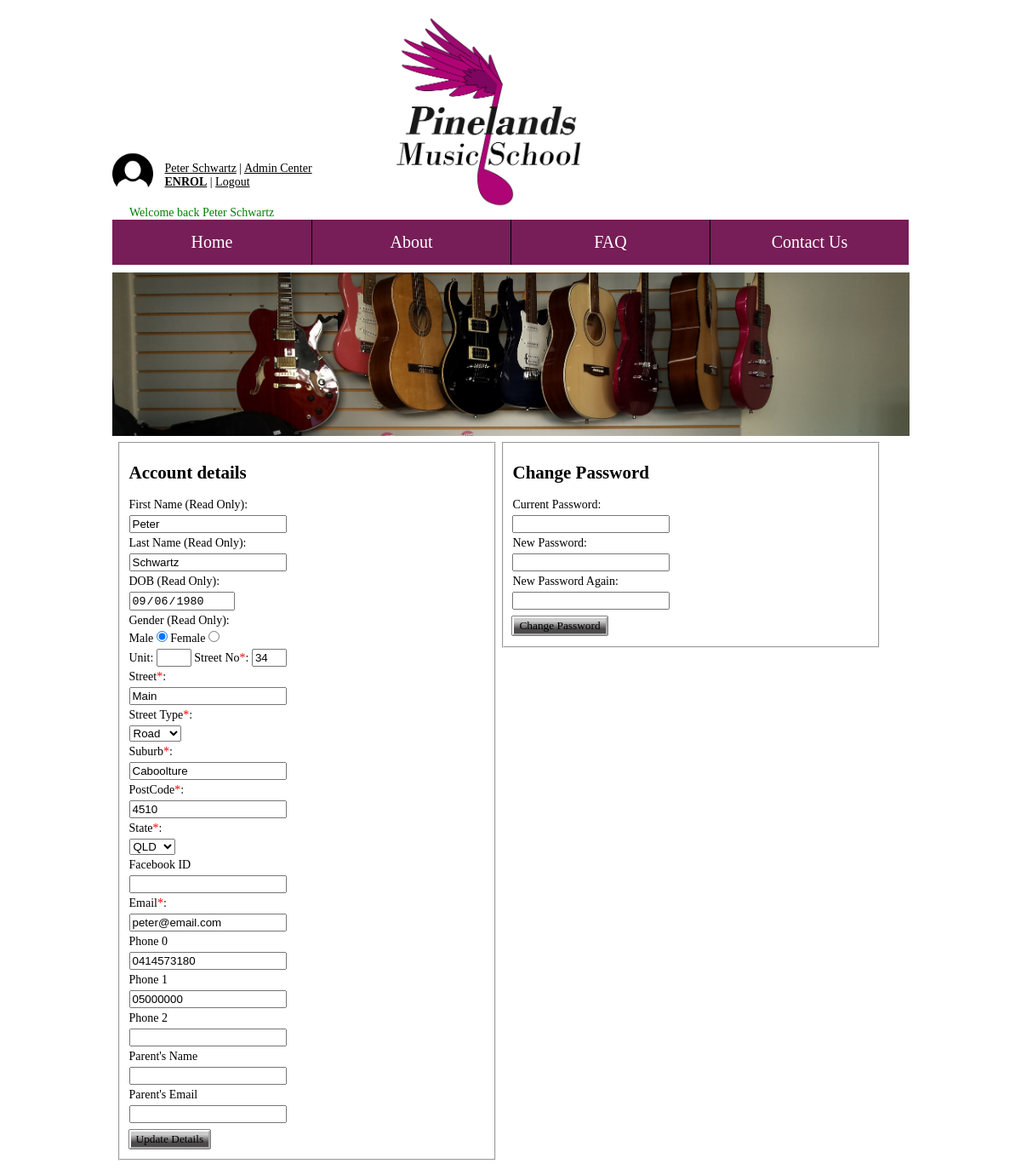
Before: /pages/myaccount.php (signed in) with the older database file.
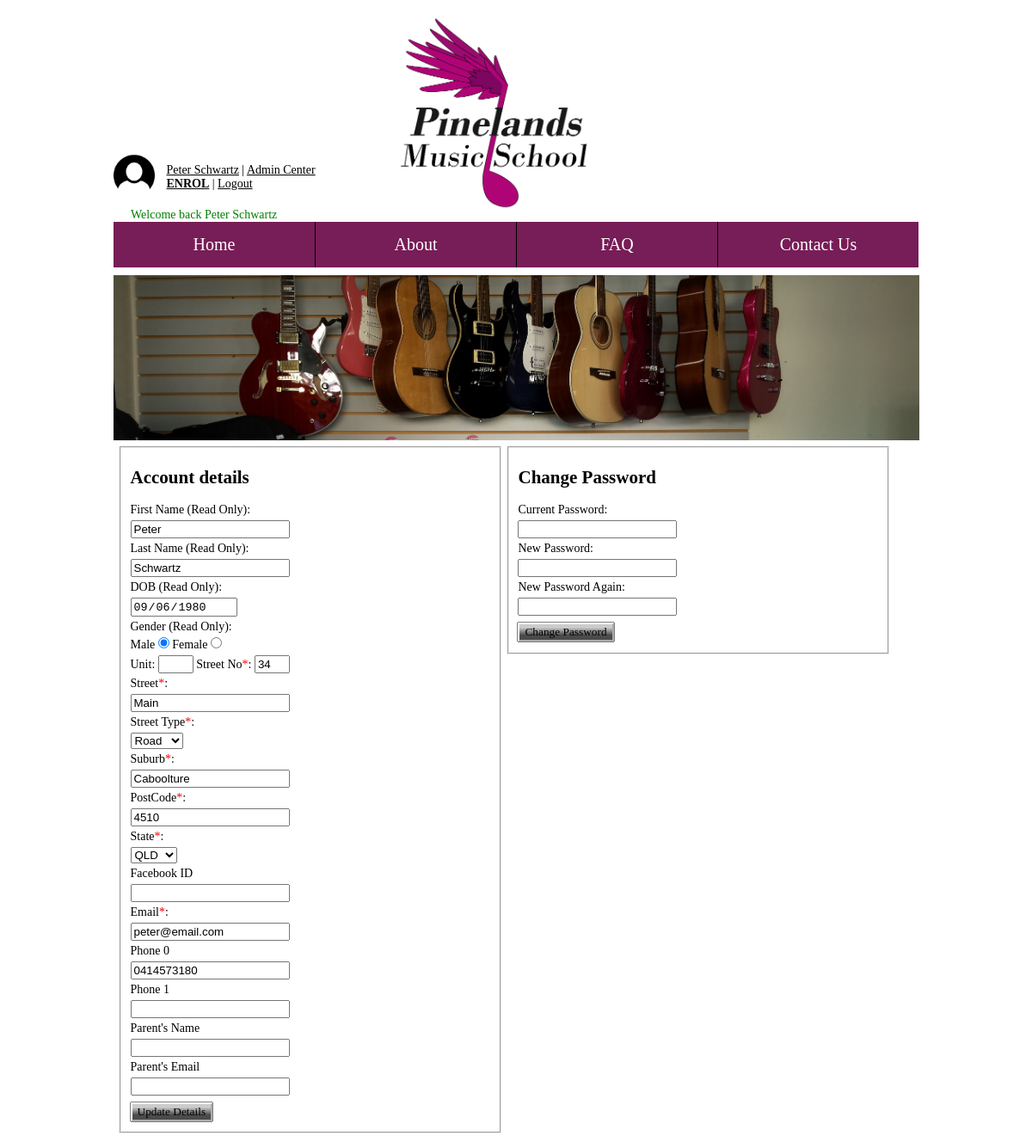
After: the same page with the newer database file.
### tables this page shows
CREATE TABLE `users` (
  `UserID` int(11) NOT NULL,
  `firstName` varchar(40) NOT NULL,
  `lastName` varchar(40) NOT NULL,
  `DOB` date NOT NULL,
  `gender` enum('Male','Female') NOT NULL,
  `facebookId` varchar(80) DEFAULT NULL,
  `email` varchar(80) NOT NULL,
  `password` varchar(64) NOT NULL,
  `salt` varchar(32) NOT NULL,
  `accountType` enum('Guest','Student','Teacher','StudentAndTeacher','Admin','Owner') NOT NULL DEFAULT 'Guest',
  `comCode` varchar(64) DEFAULT NULL,
  `parentName` varchar(100) DEFAULT NULL,
  `parentEmail` varchar(100) DEFAULT NULL
);

CREATE TABLE `useraddress` (
  `userID` int(11) NOT NULL,
  `addressID` int(11) NOT NULL
);

CREATE TABLE `address` (
  `addressId` int(11) NOT NULL,
  `unitNumber` varchar(11) DEFAULT NULL,
  `streetNumber` varchar(10) NOT NULL,
  `streetName` varchar(40) NOT NULL,
  `streetType` enum('street','close','road','chase') NOT NULL,
  `suburb` varchar(40) NOT NULL,
  `postCode` varchar(10) NOT NULL,
  `state` enum('QLD','NSW','VIC','TAS','WA','SA','NT') NOT NULL
);

CREATE TABLE `phonenumbers` (
  `userID` int(11) NOT NULL,
  `phoneNumber` varchar(12) NOT NULL
);

### pages/myaccount.php (the view, shortened to what this page needs)
<?php
$pagetitle = "My Account";
include "../inc/connect.php";
include "../inc/header.php";
include "../inc/nav.php";
$userID = $_SESSION['userID'];
$sql = "SELECT * FROM `users` INNER JOIN useraddress ON users.UserID=useraddress.userID Inner JOIN address ON useraddress.addressID=address.addressId WHERE users.userid='$userID' ";
$result = mysqli_query($con, $sql) or die(mysqli_error($con));
$row = mysqli_fetch_array($result);
?>
    <div class="content">
        <fieldset class="accountDetails">
            <form method="post" action="../inc/updateaccount.php">
                <h2>Account details</h2>
                <label>First Name (Read Only):</label>
                <br />
                <input type="text" name="firstName" value="<?php echo $row['firstName']?>" readonly />
                <br />
                <label>Last Name (Read Only):</label>
                <br />
                <input type="text" name="lastName" value="<?php echo $row['lastName']?>" readonly />
                <br />
                <label>DOB (Read Only):</label>
                <br />
                <input type="date" value="<?php echo $row['DOB']?>" readonly />
                <br />
                <label>Gender (Read Only):</label>
                <br />
                <label>Male</label>
                <input type="radio" name="gender" <?php if($row['gender']=='Male' ) {echo "checked";}?> readonly/>
                <label>Female</label>
                <input type="radio" name="gender" <?php if($row['gender']=='Female' ){ echo "checked";}?> readonly />
                <br />
                <label>Unit:</label>
                <input type="text" name="unitNumber" size="2" value="<?php echo $row['unitNumber']?>" />
                <label>Street No<span class="required">*</span>:</label>
                <input type="text" name="streetNumber" value="<?php echo $row['streetNumber']?>" size="2" required />
                <br />
                <label>Street<span class="required">*</span>:</label>
                <br />
                <input type="text" name="streetName" value="<?php echo $row['streetName']?>" required />
                <br />
                <label>Street Type<span class="required">*</span>:</label>
                <br />
                <select name="streetType" required>
                    <option value="Road" <?php if($row['streetType']== 'road'){ echo 'selected';} ?>>Road</option>
                </select>
                <br />
                <label>Suburb<span class="required">*</span>:</label>
                <br />
                <input type="text" name="suburb" value="<?php echo $row['suburb']?>" required />
                <br />
                <label>PostCode<span class="required">*</span>:</label>
                <br />
                <input type="text" name="postcode" value="<?php echo $row['postCode']?>" required />
                <br />
                <label>State<span class="required">*</span>:</label>
                <br />
                <select name="state" >
                    <option value="QLD" <?php if($row['state'] == 'QLD'){echo "selected"; } ?>>QLD</option>
                </select>
                <br />
                <label>Facebook ID</label>
                <br />
                <input type="text" name="facebookID" value="<?php echo $row['facebookId']?>" />
                <br />
                <label>Email<span class="required">*</span>:</label>
                <br />
                <input class="emailInput" type="email" name="email" value="<?php echo $row['email']?>" />
                <br />
                <?php
                    $sql = "SELECT * FROM phonenumbers WHERE userID='$userID'";
                    $result = mysqli_query($con, $sql);
                       $n = 0;
                    while ($row = mysqli_fetch_array($result)) {
                        echo "<label>Phone " . $n . "</label><br />";
                        echo "<input type='text' name='phone" . $n . "' value='" . $row['phoneNumber'] . "' /><br />";
                        $n++;
                    }
                    ?>
                <label>Phone <?php echo $n ?></label>
                <br />
                <input type="text" value="" name="phone<?php echo $n?>" />
                <br />
                <label>Parent's Name</label>
                <br />
                <input type="text" name="parentName" value="<?php echo $row['parentName']?>" />
                <br />
                <label>Parent's Email</label>
                <br />
                <input type="text" name="parentEmail" value="<?php echo $row['parentEmail']?>" />
                <br />
                <input type="submit" name="accountupdate" value="Update Details" />
            </form>
        </fieldset>
        <fieldset class="changePassword">
            <form method="post" action="../inc/changepassword.php">
                <h2>Change Password</h2>
                <label>Current Password:</label>
                <br />
                <input type="password" name="oldPassword" required />
                <br />
                <label>New Password:</label>
                <br />
                <input type="password" name="newPassword" required />
                <br />
                <label>New Password Again:</label>
                <br />
                <input type="password" name="newPassword2" required  />
                <br />
                <input type="submit" name="changepassword" value="Change Password" />
            </form>
        </fieldset>
    </div>

### inc/header.php (shortened to what this page needs)
<!DOCTYPE html>
<html>
<head>
    <link href="../css/main.css" rel="stylesheet" />
    <link href="../css/faq.css" rel="stylesheet" />
</head>

### inc/nav.php (shortened to what this page needs)
<body>
        <div class="container">
          <span>
            <div class="headerContainer">
            <div class="userPanel">
                <div class="userPanelImage">
                <img src="../images/userImage/default-user-icon.png" />
                </div>
                <div class="userInfo">
                    <?php
                        if(isset($_SESSION['userID'])) {
                            ?>
                        <?php
                            $userID = $_SESSION['userID'];
                        $sql = "SELECT firstName, lastName FROM users WHERE userID='$userID'";
                        $result = mysqli_query($con, $sql);
                        $row = mysqli_fetch_array($result);
                        $userName = $row['firstName'] . " " . $row['lastName'];
                            ?>
                            <span><a href="../pages/myaccount.php"><?php echo $userName?></a> |
        <?php
        if((($_SESSION['accountType']) == 'Admin') || (($_SESSION['accountType']) == 'Owner')){
          echo '<a href="../pages/admincenter.php">Admin Center</a>';
        } else {
          echo '<a href="../pages/usercenter.php">User Center</a>';
        }
        ?>
        <br><a href="../pages/enrolPage.php"><b>ENROL</b></a> | <a href="../pages/logout.php">Logout</a></span>
                    <?php
                        } else {
                    ?>
                <span><a href="../pages/login.php">Login</a> | <a href="../pages/createAccount.php">Register Account</a><br /> | <a href="../pages/resetpassword.php">Reset Password</a></span>
                    <?php
                        }
                    ?>
                    </div>
                    <div class="userMessage">
                <?php
                  if(isset($_SESSION['success'])) {
                        echo "<span class='success'>" . $_SESSION['success'] .  "</span>";
                    } elseif(isset($_SESSION["error"])) {
                        echo "<span class='error'>" . $_SESSION['error'] . "</span>";
                        unset($_SESSION['error']);
                    }
                    ?>
                    </div>
                </div>
                <div class="logo"> <img src="../images/TempLogo.png" /> </div>
            </div>
          </span>
            <nav id="nav" role="navigation"> <a href="#nav" title="Show Navigation">Show Navigation</a> <a href="#" title="Hide Navigation">Hide Navigation</a>
                <ul>
                    <li><a href="../pages/index.php">Home</a></li><li><a href="../pages/about.php">About</a></li><li><a href="../pages/faq.php">FAQ</a></li><li><a href="../pages/contact.php">Contact Us</a></li>
                </ul>
            </nav>
            <?php if($pagetitle == "About Us | Pinelands Music School"): ?>
              <div class="banner"> <img src="../images/banners/about.jpg" />
            <?php elseif($pagetitle == "Enrol | Pinelands Music School"): ?>
              <div class="banner"> <img src="../images/banners/enrol.jpg" />
            <?php elseif($pagetitle == "Contact Us | Pinelands Music School"): ?>
            <?php else: ?>
              <div class="banner"> <img src="../images/banners/main.jpg" />
            <?php endif ?>
                  </div>

### css/main.css (style rules this page uses)
* { box-sizing: border-box; }
header, section, footer, aside, nav, main, article, figure { display: block; }
body { font-size: 62.5%; margin: 0; padding: 0; }
input[type=button], input[type=submit], input[type=reset] { font-family: 'Franklin Gothic Book'; background-color: #CCCCCC; background-image: -moz-linear-gradient(top, #CCCCCC 20%, #7F7F7F 70%); background-image: -webkit-gradient(linear, 0% 20%, 0% 70%, from(#CCCCCC), to(#4C4A4A)); border-color: #FFFFFF; -moz-box-shadow: 0 0 0 1px #7F7F7F; -webkit-box-shadow: 0 1px 0 #7F7F7F, 0 -1px 0 #7F7F7F, 1px 0 0 #7F7F7F, -1px 0 0 #7F7F7F; }
.container { width: 100%; padding: 1%; margin: 0 auto; }
.content { display: inline-block; vertical-align: top; padding: 5px; width: 100%; }
.banner { display: none; }
.logo { margin: auto; display:none; text-align: right; width: 40%; }
.logo img { width: 60%; height: auto; }
.banner { display: inline-block; }
.banner img { width: 100.1%; height: auto; }
.userPanel { display: inline-block; font-size: 1.4em; width:90%; }
.userPanelImage { display: inline-block; }
.userPanelImage img { width: 100%; max-width: 48px; height: auto; }
.userInfo { display: inline-block; vertical-align: top; margin-top: 1%; padding: 10px; }
.userInfo a:link { color:#000000; }
.userMessage { display: inline-block; vertical-align: top; padding-top: 10px; }
.emailInput { min-width: 165px; }
.required { color: red; }
.success { color: green; text-align: center; padding-left: 20px; }
.accountDetails { width: 100%; display:inline-block; font-size: 1.4em; }
.changePassword { width: 100%; display:inline-block; font-size: 1.4em; }
.changePassword input { margin: 4px 0; }
.accountDetails input, select { margin: 4px 0; }
#nav { position: relative; background: none; }
#nav > ul { list-style-type: none; display: none; padding: 0; margin: 0; height: auto; display: none; position: absolute; left: 0; right: 0; z-index: 400; }
#nav > ul > li { width: 99%; text-decoration-color: aqua; margin: 0 auto; border: 1px solid #4C4A4A; border-radius: 10px; background: #771d57; }
#nav ul li a { display: block; text-decoration: none; color: white; font-size: 20px; padding: 10px; text-align: center; font-weight: 500; }
@media screen and (min-width:700px) { .container { width: 99%; } }
@media screen and (min-width:700px) { .logo { display: inline-block; width: 25%; } }
@media screen and (min-width:700px) { .banner { display: inline-block; width: 100%; padding: 0px; } }
@media screen and (min-width:700px) { .logo { margin: 0 auto; display: inline-block; width: 40%; text-align: left; } }
@media screen and (min-width:700px) { .logo img { width: 60%; height: auto; } }
@media screen and (min-width:700px) { .userPanel { width:35%; } }
@media screen and (min-width:700px) { .accountDetails { width: 48%; } }
@media screen and (min-width:700px) { .changePassword { width: 48%; vertical-align: top; } }
@media screen and (min-width:700px) { #nav { width: 100%; font-weight: 400; margin-bottom: 1%; } }
@media screen and (min-width:700px) { #nav ul { display: inherit; position: inherit; margin: 0; padding: 0; overflow: hidden; } }
@media screen and (min-width:700px) { #nav ul li { display: inline-block; border: none; border-radius: 0; border-left: 1px solid #000; width: 25%; text-align: center; } }
@media screen and (min-width:700px) { #nav ul li:first-child { border: none; } }
@media screen and (min-width:700px) { #nav ul li a { border-radius: 0; display: block; padding: 15px; text-decoration: none; font-size 1.0em; } }
@media screen and (min-width:1000px) { .container { width: 80%; max-width: 1000px; } }

Changed rows visible on the page:
removed phonenumbers: phoneNumber "05000000"
Other visible differences:
$n: "2" → "1"
